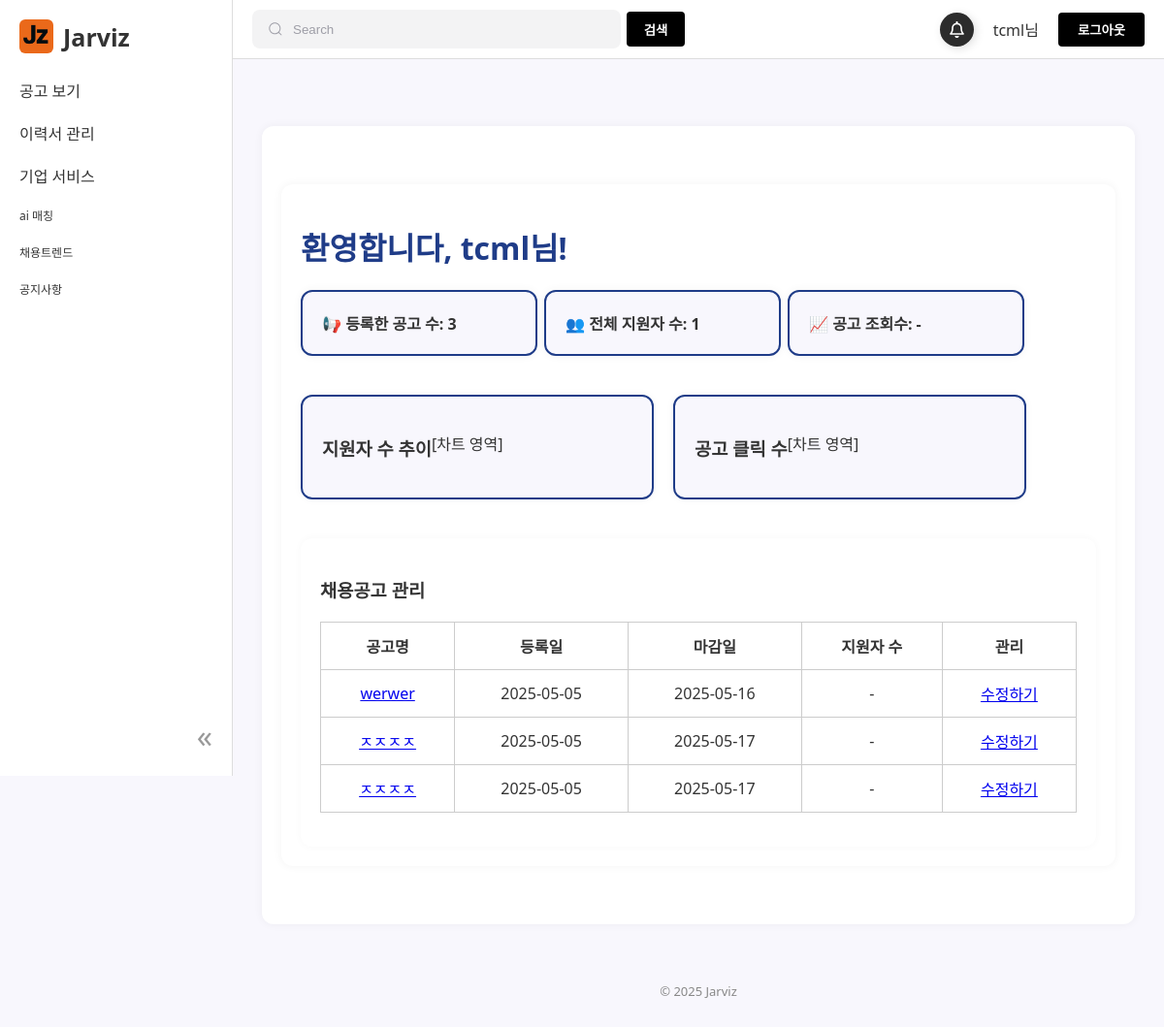
Page / (signed in) on the committed database.
### accounts/models.py (models this page shows, shortened)
class UserAccount(AbstractBaseUser, PermissionsMixin):
    username = models.CharField(max_length=30, unique=True)
    email = models.EmailField()
    full_name = models.CharField(max_length=100, blank=True, null=True)
    is_company = models.BooleanField(default=False)
    company_name = models.CharField(max_length=100, blank=True, null=True)
    contact_person = models.CharField(max_length=50, blank=True, null=True)
    phone_number = models.CharField(max_length=20, blank=True, null=True)
    company_website = models.URLField(blank=True, null=True)
    is_active = models.BooleanField(default=True)
    is_staff = models.BooleanField(default=False)
    groups = models.ManyToManyField(
        Group,
        related_name='useraccount_groups',
        blank=True
    )
    user_permissions = models.ManyToManyField(
        Permission,
        related_name='useraccount_permissions',
        blank=True
    )
    objects = UserAccountManager()
    USERNAME_FIELD = 'username'
    REQUIRED_FIELDS = ['email']

### workhub/models.py (models this page shows, shortened)
class JobPost(models.Model):
    employer = models.ForeignKey(
        User,
        on_delete=models.CASCADE,
        limit_choices_to={'is_company': True},
        related_name='workhub_jobposts'
    )
    title = models.CharField(max_length=200)
    description = models.TextField()
    category = models.CharField(max_length=20, choices=CATEGORY_CHOICES)
    location = models.CharField(max_length=100)
    salary = models.CharField(max_length=100)
    deadline = models.DateField()
    created_at = models.DateTimeField(auto_now_add=True)
    tech_stack = models.ManyToManyField(TechStack, blank=True)
    views = models.PositiveIntegerField(default=0)  # 조회수
    applicants = models.PositiveIntegerField(default=0)  # 지원자 수
    class Meta:
        ordering = ['-created_at']

### workhub/views.py (the view)
# urls.py: path('', main_dashboard, name='home'),
def main_dashboard(request):
    resume = None
    job_posts = None
    total_views = None
    applicant_count = None
    is_employer = False
    if request.user.is_authenticated:
        is_employer = getattr(request.user, 'is_company', False)
        if is_employer:
            job_posts = JobPost.objects.filter(employer=request.user)
            total_views = job_posts.aggregate(Sum('views'))['views__sum'] or 0
            applicant_count = job_posts.aggregate(Sum('applicants'))['applicants__sum'] or 0
        else:
            resume = Resume.objects.filter(user=request.user).first()
    return render(request, 'main.html', {
        'resume': resume,
        'is_employer': is_employer,
        'job_posts': job_posts,
        'applicant_count': applicant_count,
        'total_views': total_views,
    })

### workhub/context_processors.py (called while the page is built)
def latest_job_post(request):
    if request.user.is_authenticated and request.user.is_company:
        latest_job = JobPost.objects.filter(employer=request.user).order_by('-created_at').first()
        return {'latest_job': latest_job}
    return {}

### templates/main.html (shortened to what this page needs)
{% extends "base.html" %}
{% load static %}
{% block content %}
<link rel="stylesheet" href="{% static 'css/main.css' %}">
<div class="container">
  <h1>환영합니다, {{ user.username }}님!</h1>
  {% if user.is_company %}
<div class="dashboard-summary">
  {% if job_posts %}
  <a href="{% url 'workhub:job_list' %}" class="card-link">
    <div class="card">📢 등록한 공고 수: {{ job_posts|length }}</div>
  </a>
  <a href="{% url 'workhub:job_list' %}" class="card-link">
    <div class="card">👥 전체 지원자 수: {{ applicant_count|default:"-" }}</div>
  </a>
  <a href="{% url 'workhub:job_list' %}" class="card-link">
    <div class="card">📈 공고 조회수: {{ total_views|default:"-" }}</div>
  </a>
  {% else %}
    <div class="card" style="flex: 1; text-align: center;">
      <p>등록한 공고가 없습니다.</p>
      <button class="employer-detail-btn" onclick="location.href='{% url 'workhub:job_create' %}'">공고 등록하기</button>
    </div>
  {% endif %}
  </div>
  <div class="data-charts">
    <div class="card">
      <h3>지원자 수 추이</h3>
      <p>[차트 영역]</p>
    </div>
    <div class="card">
      <h3>공고 클릭 수</h3>
      <p>[차트 영역]</p>
    </div>
  </div>
  <div class="domain-overview">
    <h3>채용공고 관리</h3>
    {% if job_posts %}
      <table>
        <thead>
          <tr>
            <th>공고명</th>
            <th>등록일</th>
            <th>마감일</th>
            <th>지원자 수</th>
            <th>관리</th>
          </tr>
        </thead>
        <tbody>
          {% for job in job_posts %}
            <tr>
              <td>
                <a href="{% url 'workhub:job_detail' job.pk %}" class="job-title-link">
                  {{ job.title }}
                </a>
              </td>
              <td>{{ job.created_at|date:"Y-m-d" }}</td>
              <td>{{ job.deadline|date:"Y-m-d" }}</td>
              <td>-</td>
              <td>
                <a href="{% url 'workhub:job_edit' job.pk %}" class="job-edit-btn">수정하기</a>
              </td>
            </tr>
          {% endfor %}
        </tbody>
      </table>
    {% else %}
      <p>등록된 공고가 없습니다.</p>
    {% endif %}
  </div>
  {% endif %}
</div>
{% endblock %}

### templates/base.html (shortened to what this page needs)
{% load static %}
<!DOCTYPE html>
<html lang="ko">
<head>
  <link rel="stylesheet" href="{% static 'css/base.css' %}">
</head>
<body class="{% if user.is_authenticated and user.is_staff %}is-employer{% endif %}">
  <div class="sidebar">
    <div class="sidebar-header">
      <div class="sidebar-logo-container">
        <a href="/" class="sidebar-logo">
          <img src="{% static 'images/JZ.png' %}" alt="홈">
          <h2>Jarviz</h2>
        </a>
      </div>
    </div>
    <nav>
      <ul>
        <li class="dropdown">
          <div class="dropdown-toggle">공고 보기</div>
        </li>
        <li class="dropdown">
          <div class="dropdown-toggle">이력서 관리</div>
        </li>
        <li class="dropdown">
          <div class="dropdown-toggle">기업 서비스</div>
        </li>
        <li class="single-item">ai 매칭</li>
        <li class="single-item">채용트렌드</li>
        <li class="single-item">공지사항</li>
      </ul>
    </nav>
    <div class="sidebar-footer">
      <span class="sidebar-toggle" id="sidebarToggle">«</span>
    </div>
  </div>
  <div class="gnb">
    <div class="search-group">
      <input class="input" type="search" placeholder="Search" />
      <button type="submit" class="search-btn">검색</button>
    </div>
    <div class="user-menu">
      <button class="bell-button">
      </button>
      {% if user.is_authenticated %}
        <span>{{ user.username }}님</span>
        <form method="post" action="{% url 'accounts:logout' %}" style="display:inline;">
          <button class="gnb-login-btn" onclick="location.href='{% url 'accounts:logout' %}'">로그아웃</button>
        </form>
      {% else %}
        <button type="button" class="gnb-login-btn" onclick="location.href='{% url 'accounts:login' %}'">로그인</button>
      {% endif %}
    </div>
  </div>
  <main class="main">
    <div class="container">
      {% block content %}{% endblock %}
    </div>
    <footer>
      <p>© 2025 Jarviz</p>
    </footer>
  </main>
</body>
</html>

### static/css/base.css (style rules this page uses)
body { margin: 0; font-family: 'Segoe UI', Tahoma, Geneva, Verdana, sans-serif; background-color: #f5f6fa; color: #333; }
.sidebar { position: fixed; top: 0; left: 0; width: 240px; height: 100vh; background-color: #ffffff; border-right: 1px solid #ddd; padding: 20px; box-sizing: border-box; transition: width 0.3s ease; z-index: 1001; }
.sidebar-logo-container { display: flex; align-items: center; justify-content: space-between; }
.sidebar-logo { display: flex; align-items: center; text-decoration: none; color: inherit; }
.sidebar-logo img { width: 35px; height: 35px; margin-right: 10px; border-radius: 6px; }
.sidebar h2 { font-size: 25px; margin: 0; }
.sidebar-toggle { font-size: 32px; cursor: pointer; color: #999; }
.sidebar ul { list-style: none; padding: 0; }
.sidebar li { padding: 10px 0; cursor: pointer; }
.sidebar li.single-item { font-size: 12px; }
.sidebar-footer { position: absolute; bottom: 20px; right: 20px; }
.gnb { position: fixed; top: 0; left: 240px; right: 0; height: 60px; background-color: #ffffff; border-bottom: 1px solid #ddd; display: flex; align-items: center; justify-content: space-between; padding: 0 20px; transition: left 0.3s ease; z-index: 1000; }
.search-group { display: flex; line-height: 28px; align-items: center; position: relative; max-width: 100%; gap: 6px; }
.input { width: 380px; height: 40px; line-height: 28px; padding: 0 1rem; padding-left: 2.5rem; border: 2px solid transparent; border-radius: 8px; outline: none; background-color: #f3f3f4; color: #0d0c22; transition: 0.3s ease; }
.input::placeholder { color: #9e9ea7; }
.icon { position: absolute; left: 1rem; fill: #9e9ea7; width: 1rem; height: 1rem; }
.search-btn { height: 36px; width: 60px; padding: 0 12px; background-color: black; color: #ffffff; font-weight: bold; border: none; border-radius: 4px; cursor: pointer; transition: background-color 0.3s ease, color 0.3s ease; }
.gnb .user-menu { display: flex; align-items: center; gap: 20px; }
.gnb-login-btn { padding: 8px 20px; background-color: black; color: #ffffff; font-weight: bold; border: none; border-radius: 4px; cursor: pointer; transition: background-color 0.3s ease, color 0.3s ease; }
.main { margin-left: 240px; margin-top: 60px; transition: margin-left 0.3s ease; padding: 30px; }
.container { max-width: 1200px; margin: 0 auto; background: #fff; padding: 30px; border-radius: 12px; box-shadow: 0 0 10px rgba(0,0,0,0.05); }
footer { text-align: center; color: #888; font-size: 13px; margin-top: 60px; }
.bell-button { width: 35px; height: 35px; position: relative; display: flex; align-items: center; justify-content: center; background-color: rgb(44, 44, 44); border-radius: 50%; cursor: pointer; transition-duration: .3s; box-shadow: 2px 2px 10px rgba(0, 0, 0, 0.13); border: none; overflow: visible; }
.bell { width: 17px ; height: 17px ; display: inline-block; }

### static/css/main.css (style rules this page uses)
.container { max-width: 1200px; margin: 40px auto; padding: 20px; }
.dashboard-summary { display: flex; flex-wrap: wrap; gap: 7px; margin-bottom: 40px; }
.dashboard-summary .card { flex: 1; background: #fff; padding: 20px; border-radius: 12px; box-shadow: 0 0 10px rgba(0,0,0,0.05); font-weight: bold; text-align: center; }
.data-charts { display: flex; gap: 20px; margin-bottom: 40px; }
.data-charts > div { flex: 1; background: #fff; border-radius: 12px; padding: 20px; box-shadow: 0 0 10px rgba(0,0,0,0.04); text-align: center; }
.domain-overview { background: #fff; padding: 20px; border-radius: 12px; box-shadow: 0 0 8px rgba(0,0,0,0.03); }
.domain-overview h3 { margin-bottom: 20px; }
.domain-overview table { width: 100%; border-collapse: collapse; margin-bottom: 15px; }
.domain-overview th, td { border: 1px solid #ccc; padding: 12px; text-align: center; }
body.is-employer { background-color: #f8f7fd; }
body.is-employer h1 { color: #1F3C88; }
body.is-employer .card { border: 2px solid #1F3C88; background-color: #f8f7fd; flex: 1 1 calc(33.333% - 20px); min-width: 200px; max-width: 320px; display: flex; }
.card-link { text-decoration: none; color: inherit; display: block; }

### rows in the picture
UserAccount: username "tcml"
JobPost: title "werwer", created_at "2025-05-05", deadline "2025-05-16"
JobPost: title "ㅈㅈㅈㅈ", created_at "2025-05-05", deadline "2025-05-17"
JobPost: title "ㅈㅈㅈㅈ", created_at "2025-05-05", deadline "2025-05-17"

### other values in the picture
{{ job_posts|length }} "3"
{{ applicant_count|default:"-" }} "1"
{{ total_views|default:"-" }} "-"
